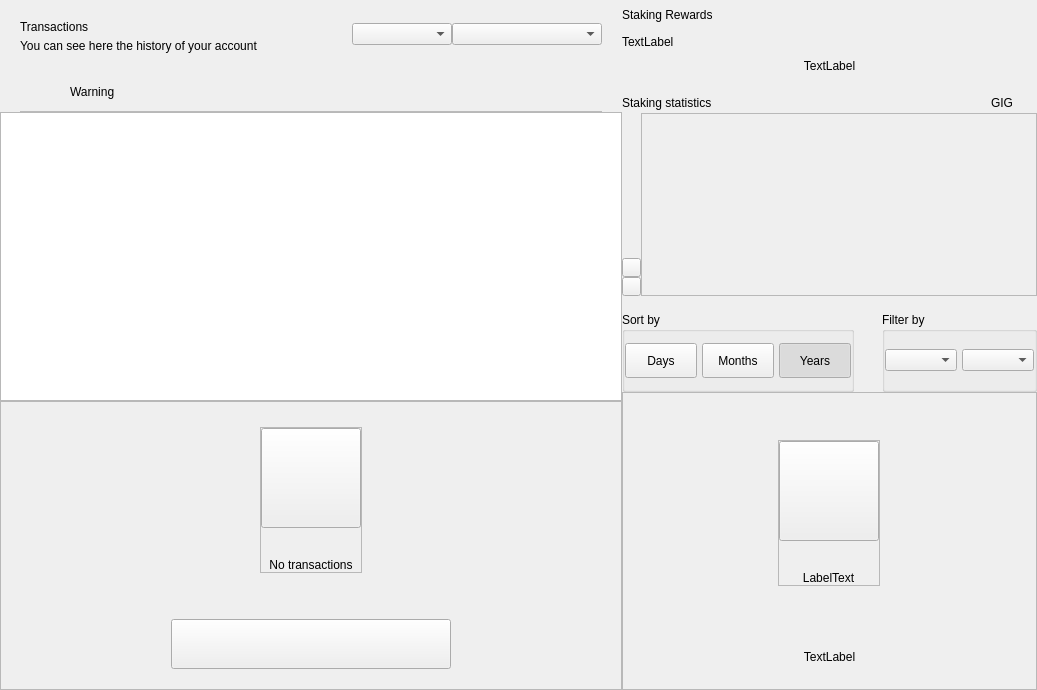
<?xml version="1.0" encoding="UTF-8"?>
<ui version="4.0">
 <class>DashboardWidget</class>
 <widget class="QWidget" name="DashboardWidget">
  <property name="geometry">
   <rect>
    <x>0</x>
    <y>0</y>
    <width>1037</width>
    <height>690</height>
   </rect>
  </property>
  <property name="windowTitle">
   <string>Form</string>
  </property>
  <layout class="QHBoxLayout" name="horizontalLayout_2" stretch="3,2">
   <property name="spacing">
    <number>0</number>
   </property>
   <property name="leftMargin">
    <number>0</number>
   </property>
   <property name="topMargin">
    <number>0</number>
   </property>
   <property name="rightMargin">
    <number>0</number>
   </property>
   <property name="bottomMargin">
    <number>0</number>
   </property>
   <item>
    <widget class="QWidget" name="left" native="true">
     <layout class="QVBoxLayout" name="left_2">
      <property name="spacing">
       <number>0</number>
      </property>
      <property name="leftMargin">
       <number>0</number>
      </property>
      <property name="topMargin">
       <number>0</number>
      </property>
      <property name="rightMargin">
       <number>0</number>
      </property>
      <property name="bottomMargin">
       <number>0</number>
      </property>
      <item>
       <layout class="QVBoxLayout" name="verticalLayout22">
        <property name="spacing">
         <number>0</number>
        </property>
        <property name="leftMargin">
         <number>20</number>
        </property>
        <property name="topMargin">
         <number>15</number>
        </property>
        <property name="rightMargin">
         <number>20</number>
        </property>
        <item>
         <widget class="QFrame" name="left_top_container">
          <layout class="QHBoxLayout" name="horizontalLayout">
           <property name="spacing">
            <number>0</number>
           </property>
           <property name="leftMargin">
            <number>0</number>
           </property>
           <property name="topMargin">
            <number>0</number>
           </property>
           <property name="rightMargin">
            <number>0</number>
           </property>
           <property name="bottomMargin">
            <number>0</number>
           </property>
           <item>
            <layout class="QVBoxLayout" name="verticalLayout_5">
             <property name="spacing">
              <number>5</number>
             </property>
             <property name="topMargin">
              <number>5</number>
             </property>
             <item>
              <widget class="QLabel" name="labelTitle">
               <property name="text">
                <string>Transactions</string>
               </property>
              </widget>
             </item>
             <item>
              <widget class="QLabel" name="labelSubtitle">
               <property name="text">
                <string>You can see here the history of your account</string>
               </property>
               <property name="alignment">
                <set>Qt::AlignLeading|Qt::AlignLeft|Qt::AlignVCenter</set>
               </property>
              </widget>
             </item>
            </layout>
           </item>
           <item>
            <spacer name="horizontalSpacer">
             <property name="orientation">
              <enum>Qt::Horizontal</enum>
             </property>
             <property name="sizeHint" stdset="0">
              <size>
               <width>40</width>
               <height>20</height>
              </size>
             </property>
            </spacer>
           </item>
           <item>
            <widget class="QComboBox" name="comboBoxSortType">
             <property name="minimumSize">
              <size>
               <width>100</width>
               <height>0</height>
              </size>
             </property>
            </widget>
           </item>
           <item>
            <widget class="QComboBox" name="comboBoxSort">
             <property name="minimumSize">
              <size>
               <width>150</width>
               <height>0</height>
              </size>
             </property>
            </widget>
           </item>
          </layout>
         </widget>
        </item>
       </layout>
      </item>
      <item>
       <spacer name="verticalSpacer">
        <property name="orientation">
         <enum>Qt::Vertical</enum>
        </property>
        <property name="sizeType">
         <enum>QSizePolicy::Fixed</enum>
        </property>
        <property name="sizeHint" stdset="0">
         <size>
          <width>20</width>
          <height>20</height>
         </size>
        </property>
       </spacer>
      </item>
      <item>
       <widget class="QWidget" name="layoutWarning" native="true">
        <layout class="QVBoxLayout" name="verticalLayout_3">
         <property name="spacing">
          <number>0</number>
         </property>
         <property name="leftMargin">
          <number>0</number>
         </property>
         <property name="topMargin">
          <number>0</number>
         </property>
         <property name="rightMargin">
          <number>0</number>
         </property>
         <property name="bottomMargin">
          <number>0</number>
         </property>
         <item>
          <widget class="QWidget" name="containerWarning" native="true">
           <layout class="QVBoxLayout" name="verticalLayout_21">
            <property name="spacing">
             <number>9</number>
            </property>
            <property name="leftMargin">
             <number>20</number>
            </property>
            <property name="topMargin">
             <number>9</number>
            </property>
            <property name="rightMargin">
             <number>20</number>
            </property>
            <property name="bottomMargin">
             <number>0</number>
            </property>
            <item>
             <widget class="QFrame" name="frameWarning">
              <property name="styleSheet">
               <string notr="true">border:none;</string>
              </property>
              <property name="frameShape">
               <enum>QFrame::StyledPanel</enum>
              </property>
              <property name="frameShadow">
               <enum>QFrame::Raised</enum>
              </property>
              <layout class="QHBoxLayout" name="horizontalLayout11" stretch="0,0,2">
               <property name="leftMargin">
                <number>0</number>
               </property>
               <property name="topMargin">
                <number>0</number>
               </property>
               <property name="rightMargin">
                <number>0</number>
               </property>
               <property name="bottomMargin">
                <number>0</number>
               </property>
               <item alignment="Qt::AlignVCenter">
                <widget class="QPushButton" name="imgWarning">
                 <property name="styleSheet">
                  <string notr="true">border:none;</string>
                 </property>
                 <property name="text">
                  <string/>
                 </property>
                 <property name="iconSize">
                  <size>
                   <width>24</width>
                   <height>24</height>
                  </size>
                 </property>
                </widget>
               </item>
               <item>
                <spacer name="horizontalSpacer_3">
                 <property name="orientation">
                  <enum>Qt::Horizontal</enum>
                 </property>
                 <property name="sizeType">
                  <enum>QSizePolicy::Fixed</enum>
                 </property>
                 <property name="sizeHint" stdset="0">
                  <size>
                   <width>12</width>
                   <height>20</height>
                  </size>
                 </property>
                </spacer>
               </item>
               <item alignment="Qt::AlignVCenter">
                <widget class="QLabel" name="lblWarning">
                 <property name="styleSheet">
                  <string notr="true"/>
                 </property>
                 <property name="text">
                  <string>Warning</string>
                 </property>
                 <property name="alignment">
                  <set>Qt::AlignBottom|Qt::AlignLeading|Qt::AlignLeft</set>
                 </property>
                </widget>
               </item>
              </layout>
             </widget>
            </item>
            <item>
             <widget class="QLabel" name="lblDivisory">
              <property name="minimumSize">
               <size>
                <width>0</width>
                <height>1</height>
               </size>
              </property>
              <property name="maximumSize">
               <size>
                <width>16777215</width>
                <height>1</height>
               </size>
              </property>
              <property name="styleSheet">
               <string notr="true">background-color:#bababa;</string>
              </property>
              <property name="text">
               <string/>
              </property>
              <property name="alignment">
               <set>Qt::AlignBottom|Qt::AlignLeading|Qt::AlignLeft</set>
              </property>
             </widget>
            </item>
           </layout>
          </widget>
         </item>
        </layout>
       </widget>
      </item>
      <item>
       <widget class="QListView" name="listTransactions">
        <property name="mouseTracking">
         <bool>true</bool>
        </property>
        <property name="selectionBehavior">
         <enum>QAbstractItemView::SelectItems</enum>
        </property>
        <property name="verticalScrollMode">
         <enum>QAbstractItemView::ScrollPerItem</enum>
        </property>
       </widget>
      </item>
      <item>
       <widget class="QFrame" name="emptyContainer">
        <property name="minimumSize">
         <size>
          <width>0</width>
          <height>100</height>
         </size>
        </property>
        <property name="frameShape">
         <enum>QFrame::StyledPanel</enum>
        </property>
        <property name="frameShadow">
         <enum>QFrame::Raised</enum>
        </property>
        <layout class="QVBoxLayout" name="verticalLayout_7" stretch="1,8,0,0">
         <property name="spacing">
          <number>0</number>
         </property>
         <property name="leftMargin">
          <number>0</number>
         </property>
         <property name="topMargin">
          <number>0</number>
         </property>
         <property name="rightMargin">
          <number>0</number>
         </property>
         <property name="bottomMargin">
          <number>20</number>
         </property>
         <item>
          <spacer name="verticalSpacer12">
           <property name="orientation">
            <enum>Qt::Vertical</enum>
           </property>
           <property name="sizeHint" stdset="0">
            <size>
             <width>20</width>
             <height>20</height>
            </size>
           </property>
          </spacer>
         </item>
         <item alignment="Qt::AlignHCenter|Qt::AlignVCenter">
          <widget class="QFrame" name="emptyScreen">
           <property name="sizePolicy">
            <sizepolicy hsizetype="Expanding" vsizetype="Expanding">
             <horstretch>0</horstretch>
             <verstretch>0</verstretch>
            </sizepolicy>
           </property>
           <property name="frameShape">
            <enum>QFrame::StyledPanel</enum>
           </property>
           <property name="frameShadow">
            <enum>QFrame::Raised</enum>
           </property>
           <layout class="QVBoxLayout" name="verticalLayout12">
            <property name="spacing">
             <number>30</number>
            </property>
            <property name="leftMargin">
             <number>0</number>
            </property>
            <property name="topMargin">
             <number>0</number>
            </property>
            <property name="rightMargin">
             <number>0</number>
            </property>
            <property name="bottomMargin">
             <number>0</number>
            </property>
            <item alignment="Qt::AlignHCenter|Qt::AlignVCenter">
             <widget class="QPushButton" name="pushImgEmpty">
              <property name="minimumSize">
               <size>
                <width>100</width>
                <height>100</height>
               </size>
              </property>
              <property name="maximumSize">
               <size>
                <width>100</width>
                <height>100</height>
               </size>
              </property>
              <property name="focusPolicy">
               <enum>Qt::NoFocus</enum>
              </property>
              <property name="text">
               <string/>
              </property>
              <property name="iconSize">
               <size>
                <width>100</width>
                <height>100</height>
               </size>
              </property>
             </widget>
            </item>
            <item alignment="Qt::AlignHCenter|Qt::AlignVCenter">
             <widget class="QLabel" name="labelEmpty">
              <property name="styleSheet">
               <string notr="true"/>
              </property>
              <property name="text">
               <string>No transactions</string>
              </property>
              <property name="alignment">
               <set>Qt::AlignCenter</set>
              </property>
             </widget>
            </item>
           </layout>
          </widget>
         </item>
         <item>
          <spacer name="verticalSpacer_21">
           <property name="orientation">
            <enum>Qt::Vertical</enum>
           </property>
           <property name="sizeHint" stdset="0">
            <size>
             <width>20</width>
             <height>40</height>
            </size>
           </property>
          </spacer>
         </item>
         <item alignment="Qt::AlignHCenter">
          <widget class="QPushButton" name="btnHowTo">
           <property name="minimumSize">
            <size>
             <width>280</width>
             <height>50</height>
            </size>
           </property>
           <property name="focusPolicy">
            <enum>Qt::NoFocus</enum>
           </property>
           <property name="text">
            <string/>
           </property>
          </widget>
         </item>
        </layout>
       </widget>
      </item>
     </layout>
    </widget>
   </item>
   <item>
    <widget class="QWidget" name="right" native="true">
     <property name="minimumSize">
      <size>
       <width>200</width>
       <height>0</height>
      </size>
     </property>
     <layout class="QVBoxLayout" name="verticalLayout_31">
      <property name="spacing">
       <number>0</number>
      </property>
      <property name="leftMargin">
       <number>0</number>
      </property>
      <property name="topMargin">
       <number>0</number>
      </property>
      <property name="rightMargin">
       <number>0</number>
      </property>
      <property name="bottomMargin">
       <number>0</number>
      </property>
      <item>
       <layout class="QVBoxLayout" name="verticalLayout_2" stretch="0,0,0,0,0,0,0">
        <property name="spacing">
         <number>0</number>
        </property>
        <item>
         <layout class="QHBoxLayout" name="horizontalLayout_3">
          <property name="spacing">
           <number>0</number>
          </property>
          <item>
           <layout class="QVBoxLayout" name="verticalLayout_6">
            <property name="spacing">
             <number>5</number>
            </property>
            <item>
             <widget class="QLabel" name="labelTitle2">
              <property name="minimumSize">
               <size>
                <width>0</width>
                <height>30</height>
               </size>
              </property>
              <property name="text">
               <string>Staking Rewards</string>
              </property>
             </widget>
            </item>
            <item>
             <widget class="QLabel" name="labelMessage">
              <property name="text">
               <string>TextLabel</string>
              </property>
             </widget>
            </item>
           </layout>
          </item>
          <item>
           <spacer name="horizontalSpacer_2">
            <property name="orientation">
             <enum>Qt::Horizontal</enum>
            </property>
            <property name="sizeType">
             <enum>QSizePolicy::MinimumExpanding</enum>
            </property>
            <property name="sizeHint" stdset="0">
             <size>
              <width>20</width>
              <height>20</height>
             </size>
            </property>
           </spacer>
          </item>
         </layout>
        </item>
        <item>
         <spacer name="verticalSpacer_4">
          <property name="orientation">
           <enum>Qt::Vertical</enum>
          </property>
          <property name="sizeType">
           <enum>QSizePolicy::Fixed</enum>
          </property>
          <property name="sizeHint" stdset="0">
           <size>
            <width>20</width>
            <height>10</height>
           </size>
          </property>
         </spacer>
        </item>
        <item>
         <layout class="QHBoxLayout" name="horizontalLayout_5" stretch="0">
          <property name="spacing">
           <number>0</number>
          </property>
          <item>
           <widget class="QLabel" name="labelAmountPiv">
            <property name="text">
             <string>TextLabel</string>
            </property>
            <property name="alignment">
             <set>Qt::AlignCenter</set>
            </property>
           </widget>
          </item>
         </layout>
        </item>
        <item>
         <spacer name="verticalSpacer_6">
          <property name="orientation">
           <enum>Qt::Vertical</enum>
          </property>
          <property name="sizeType">
           <enum>QSizePolicy::Fixed</enum>
          </property>
          <property name="sizeHint" stdset="0">
           <size>
            <width>20</width>
            <height>20</height>
           </size>
          </property>
         </spacer>
        </item>
        <item>
         <widget class="QWidget" name="layoutChart" native="true">
          <layout class="QVBoxLayout" name="verticalLayout_8" stretch="3,0">
           <property name="spacing">
            <number>16</number>
           </property>
           <property name="leftMargin">
            <number>0</number>
           </property>
           <property name="topMargin">
            <number>0</number>
           </property>
           <property name="rightMargin">
            <number>0</number>
           </property>
           <property name="bottomMargin">
            <number>0</number>
           </property>
           <item>
            <widget class="QWidget" name="verticalWidgetChart" native="true">
             <property name="minimumSize">
              <size>
               <width>0</width>
               <height>190</height>
              </size>
             </property>
             <property name="maximumSize">
              <size>
               <width>16777215</width>
               <height>16777215</height>
              </size>
             </property>
             <layout class="QVBoxLayout" name="verticalLayout_4" stretch="1,5">
              <property name="spacing">
               <number>0</number>
              </property>
              <property name="leftMargin">
               <number>0</number>
              </property>
              <property name="topMargin">
               <number>0</number>
              </property>
              <property name="rightMargin">
               <number>0</number>
              </property>
              <property name="bottomMargin">
               <number>0</number>
              </property>
              <item>
               <layout class="QHBoxLayout" name="horizontalLayout_4">
                <item>
                 <widget class="QLabel" name="labelChart">
                  <property name="text">
                   <string>Staking statistics</string>
                  </property>
                 </widget>
                </item>
                <item>
                 <spacer name="horizontalSpacer_4">
                  <property name="orientation">
                   <enum>Qt::Horizontal</enum>
                  </property>
                  <property name="sizeHint" stdset="0">
                   <size>
                    <width>40</width>
                    <height>20</height>
                   </size>
                  </property>
                 </spacer>
                </item>
                <item>
                 <widget class="QLabel" name="labelSquarePiv">
                  <property name="minimumSize">
                   <size>
                    <width>14</width>
                    <height>14</height>
                   </size>
                  </property>
                  <property name="maximumSize">
                   <size>
                    <width>14</width>
                    <height>14</height>
                   </size>
                  </property>
                  <property name="text">
                   <string/>
                  </property>
                 </widget>
                </item>
                <item>
                 <widget class="QLabel" name="labelPiv">
                  <property name="text">
                   <string>GIG</string>
                  </property>
                 </widget>
                </item>
                <item>
                 <spacer name="horizontalSpacer_5">
                  <property name="orientation">
                   <enum>Qt::Horizontal</enum>
                  </property>
                  <property name="sizeType">
                   <enum>QSizePolicy::Fixed</enum>
                  </property>
                  <property name="sizeHint" stdset="0">
                   <size>
                    <width>10</width>
                    <height>20</height>
                   </size>
                  </property>
                 </spacer>
                </item>
                <item>
                 <widget class="QLabel" name="labelSquarezPiv">
                  <property name="minimumSize">
                   <size>
                    <width>14</width>
                    <height>14</height>
                   </size>
                  </property>
                  <property name="maximumSize">
                   <size>
                    <width>14</width>
                    <height>14</height>
                   </size>
                  </property>
                  <property name="text">
                   <string/>
                  </property>
                 </widget>
                </item>
               </layout>
              </item>
              <item>
               <widget class="QWidget" name="chartContainer2" native="true">
                <property name="minimumSize">
                 <size>
                  <width>0</width>
                  <height>150</height>
                 </size>
                </property>
                <property name="styleSheet">
                 <string notr="true">#chartContainer{padding:0px; margin:0px;}</string>
                </property>
                <layout class="QHBoxLayout" name="horizontalLayout_11">
                 <property name="spacing">
                  <number>0</number>
                 </property>
                 <property name="leftMargin">
                  <number>0</number>
                 </property>
                 <property name="topMargin">
                  <number>0</number>
                 </property>
                 <property name="rightMargin">
                  <number>0</number>
                 </property>
                 <property name="bottomMargin">
                  <number>0</number>
                 </property>
                 <item>
                  <widget class="QWidget" name="containerChartArrow" native="true">
                   <property name="sizePolicy">
                    <sizepolicy hsizetype="Fixed" vsizetype="Preferred">
                     <horstretch>0</horstretch>
                     <verstretch>0</verstretch>
                    </sizepolicy>
                   </property>
                   <property name="minimumSize">
                    <size>
                     <width>19</width>
                     <height>0</height>
                    </size>
                   </property>
                   <property name="maximumSize">
                    <size>
                     <width>19</width>
                     <height>16777215</height>
                    </size>
                   </property>
                   <property name="styleSheet">
                    <string notr="true">#widget{
	padding:0px;
	margin:0px;
}</string>
                   </property>
                   <layout class="QVBoxLayout" name="verticalLayout_10">
                    <property name="spacing">
                     <number>0</number>
                    </property>
                    <property name="leftMargin">
                     <number>0</number>
                    </property>
                    <property name="rightMargin">
                     <number>0</number>
                    </property>
                    <property name="bottomMargin">
                     <number>0</number>
                    </property>
                    <item>
                     <spacer name="verticalSpacer_3">
                      <property name="orientation">
                       <enum>Qt::Vertical</enum>
                      </property>
                      <property name="sizeHint" stdset="0">
                       <size>
                        <width>20</width>
                        <height>127</height>
                       </size>
                      </property>
                     </spacer>
                    </item>
                    <item alignment="Qt::AlignVCenter">
                     <widget class="QWidget" name="containerArrows" native="true">
                      <layout class="QVBoxLayout" name="horizontalLayout_6" stretch="0,0">
                       <property name="spacing">
                        <number>0</number>
                       </property>
                       <property name="leftMargin">
                        <number>0</number>
                       </property>
                       <property name="topMargin">
                        <number>0</number>
                       </property>
                       <property name="rightMargin">
                        <number>0</number>
                       </property>
                       <property name="bottomMargin">
                        <number>0</number>
                       </property>
                       <item>
                        <widget class="QPushButton" name="pushButtonChartArrow">
                         <property name="minimumSize">
                          <size>
                           <width>19</width>
                           <height>19</height>
                          </size>
                         </property>
                         <property name="maximumSize">
                          <size>
                           <width>19</width>
                           <height>19</height>
                          </size>
                         </property>
                         <property name="focusPolicy">
                          <enum>Qt::NoFocus</enum>
                         </property>
                         <property name="styleSheet">
                          <string notr="true"/>
                         </property>
                         <property name="text">
                          <string/>
                         </property>
                        </widget>
                       </item>
                       <item>
                        <widget class="QPushButton" name="pushButtonChartRight">
                         <property name="minimumSize">
                          <size>
                           <width>19</width>
                           <height>19</height>
                          </size>
                         </property>
                         <property name="maximumSize">
                          <size>
                           <width>19</width>
                           <height>19</height>
                          </size>
                         </property>
                         <property name="focusPolicy">
                          <enum>Qt::NoFocus</enum>
                         </property>
                         <property name="styleSheet">
                          <string notr="true"/>
                         </property>
                         <property name="text">
                          <string/>
                         </property>
                        </widget>
                       </item>
                      </layout>
                     </widget>
                    </item>
                   </layout>
                  </widget>
                 </item>
                 <item>
                  <widget class="QFrame" name="chartContainer">
                   <property name="sizePolicy">
                    <sizepolicy hsizetype="Expanding" vsizetype="Preferred">
                     <horstretch>0</horstretch>
                     <verstretch>0</verstretch>
                    </sizepolicy>
                   </property>
                   <property name="styleSheet">
                    <string notr="true">padding:0px;
margin:0px;</string>
                   </property>
                   <property name="frameShape">
                    <enum>QFrame::StyledPanel</enum>
                   </property>
                   <property name="frameShadow">
                    <enum>QFrame::Raised</enum>
                   </property>
                  </widget>
                 </item>
                </layout>
               </widget>
              </item>
             </layout>
            </widget>
           </item>
           <item alignment="Qt::AlignVCenter">
            <widget class="QWidget" name="containerSort" native="true">
             <layout class="QHBoxLayout" name="horizontalLayout_6" stretch="3,2">
              <property name="spacing">
               <number>28</number>
              </property>
              <property name="leftMargin">
               <number>0</number>
              </property>
              <property name="topMargin">
               <number>0</number>
              </property>
              <property name="rightMargin">
               <number>0</number>
              </property>
              <property name="bottomMargin">
               <number>0</number>
              </property>
              <item>
               <widget class="QGroupBox" name="groupBoxChart">
                <property name="minimumSize">
                 <size>
                  <width>0</width>
                  <height>80</height>
                 </size>
                </property>
                <property name="maximumSize">
                 <size>
                  <width>16777215</width>
                  <height>80</height>
                 </size>
                </property>
                <property name="title">
                 <string>Sort by</string>
                </property>
                <layout class="QHBoxLayout" name="horizontalLayout_7">
                 <property name="spacing">
                  <number>5</number>
                 </property>
                 <property name="leftMargin">
                  <number>0</number>
                 </property>
                 <property name="rightMargin">
                  <number>0</number>
                 </property>
                 <item>
                  <widget class="QPushButton" name="pushButtonMonth">
                   <property name="minimumSize">
                    <size>
                     <width>50</width>
                     <height>35</height>
                    </size>
                   </property>
                   <property name="maximumSize">
                    <size>
                     <width>16777215</width>
                     <height>16777215</height>
                    </size>
                   </property>
                   <property name="focusPolicy">
                    <enum>Qt::NoFocus</enum>
                   </property>
                   <property name="text">
                    <string>Days</string>
                   </property>
                   <property name="checkable">
                    <bool>true</bool>
                   </property>
                   <property name="autoExclusive">
                    <bool>true</bool>
                   </property>
                  </widget>
                 </item>
                 <item>
                  <widget class="QPushButton" name="pushButtonYear">
                   <property name="minimumSize">
                    <size>
                     <width>50</width>
                     <height>35</height>
                    </size>
                   </property>
                   <property name="maximumSize">
                    <size>
                     <width>16777215</width>
                     <height>16777215</height>
                    </size>
                   </property>
                   <property name="focusPolicy">
                    <enum>Qt::NoFocus</enum>
                   </property>
                   <property name="text">
                    <string>Months</string>
                   </property>
                   <property name="checkable">
                    <bool>true</bool>
                   </property>
                   <property name="autoExclusive">
                    <bool>true</bool>
                   </property>
                  </widget>
                 </item>
                 <item>
                  <widget class="QPushButton" name="pushButtonAll">
                   <property name="sizePolicy">
                    <sizepolicy hsizetype="Preferred" vsizetype="Fixed">
                     <horstretch>0</horstretch>
                     <verstretch>0</verstretch>
                    </sizepolicy>
                   </property>
                   <property name="minimumSize">
                    <size>
                     <width>50</width>
                     <height>35</height>
                    </size>
                   </property>
                   <property name="maximumSize">
                    <size>
                     <width>16777215</width>
                     <height>16777215</height>
                    </size>
                   </property>
                   <property name="focusPolicy">
                    <enum>Qt::NoFocus</enum>
                   </property>
                   <property name="text">
                    <string>Years</string>
                   </property>
                   <property name="checkable">
                    <bool>true</bool>
                   </property>
                   <property name="checked">
                    <bool>true</bool>
                   </property>
                   <property name="autoExclusive">
                    <bool>true</bool>
                   </property>
                  </widget>
                 </item>
                </layout>
               </widget>
              </item>
              <item>
               <widget class="QGroupBox" name="container_chart_dropboxes">
                <property name="minimumSize">
                 <size>
                  <width>55</width>
                  <height>80</height>
                 </size>
                </property>
                <property name="maximumSize">
                 <size>
                  <width>16777215</width>
                  <height>80</height>
                 </size>
                </property>
                <property name="title">
                 <string>Filter by</string>
                </property>
                <layout class="QHBoxLayout" name="horizontalLayout_8" stretch="1,1">
                 <property name="spacing">
                  <number>5</number>
                 </property>
                 <property name="leftMargin">
                  <number>0</number>
                 </property>
                 <property name="topMargin">
                  <number>0</number>
                 </property>
                 <property name="rightMargin">
                  <number>0</number>
                 </property>
                 <property name="bottomMargin">
                  <number>0</number>
                 </property>
                 <item>
                  <widget class="QWidget" name="containerBoxMonths" native="true">
                   <property name="minimumSize">
                    <size>
                     <width>55</width>
                     <height>0</height>
                    </size>
                   </property>
                   <layout class="QHBoxLayout" name="horizontalLayout_9">
                    <property name="spacing">
                     <number>0</number>
                    </property>
                    <property name="leftMargin">
                     <number>0</number>
                    </property>
                    <property name="topMargin">
                     <number>0</number>
                    </property>
                    <property name="rightMargin">
                     <number>0</number>
                    </property>
                    <property name="bottomMargin">
                     <number>0</number>
                    </property>
                    <item>
                     <widget class="QComboBox" name="comboBoxMonths">
                      <property name="minimumSize">
                       <size>
                        <width>55</width>
                        <height>0</height>
                       </size>
                      </property>
                     </widget>
                    </item>
                   </layout>
                  </widget>
                 </item>
                 <item>
                  <widget class="QWidget" name="containerBoxYears" native="true">
                   <property name="sizePolicy">
                    <sizepolicy hsizetype="Preferred" vsizetype="Preferred">
                     <horstretch>0</horstretch>
                     <verstretch>0</verstretch>
                    </sizepolicy>
                   </property>
                   <property name="minimumSize">
                    <size>
                     <width>50</width>
                     <height>0</height>
                    </size>
                   </property>
                   <layout class="QHBoxLayout" name="horizontalLayout_10">
                    <property name="spacing">
                     <number>0</number>
                    </property>
                    <property name="leftMargin">
                     <number>0</number>
                    </property>
                    <property name="topMargin">
                     <number>0</number>
                    </property>
                    <property name="rightMargin">
                     <number>0</number>
                    </property>
                    <property name="bottomMargin">
                     <number>0</number>
                    </property>
                    <item>
                     <widget class="QComboBox" name="comboBoxYears">
                      <property name="minimumSize">
                       <size>
                        <width>40</width>
                        <height>0</height>
                       </size>
                      </property>
                     </widget>
                    </item>
                   </layout>
                  </widget>
                 </item>
                </layout>
               </widget>
              </item>
             </layout>
            </widget>
           </item>
          </layout>
         </widget>
        </item>
        <item>
         <widget class="QFrame" name="emptyContainerChart">
          <property name="minimumSize">
           <size>
            <width>0</width>
            <height>100</height>
           </size>
          </property>
          <property name="frameShape">
           <enum>QFrame::StyledPanel</enum>
          </property>
          <property name="frameShadow">
           <enum>QFrame::Raised</enum>
          </property>
          <layout class="QVBoxLayout" name="verticalLayout_71" stretch="1,8,0,0">
           <property name="spacing">
            <number>0</number>
           </property>
           <property name="leftMargin">
            <number>0</number>
           </property>
           <property name="topMargin">
            <number>0</number>
           </property>
           <property name="rightMargin">
            <number>0</number>
           </property>
           <property name="bottomMargin">
            <number>25</number>
           </property>
           <item>
            <spacer name="verticalSpacer11">
             <property name="orientation">
              <enum>Qt::Vertical</enum>
             </property>
             <property name="sizeHint" stdset="0">
              <size>
               <width>20</width>
               <height>20</height>
              </size>
             </property>
            </spacer>
           </item>
           <item alignment="Qt::AlignHCenter|Qt::AlignVCenter">
            <widget class="QFrame" name="emptyScreen1">
             <property name="sizePolicy">
              <sizepolicy hsizetype="Expanding" vsizetype="Expanding">
               <horstretch>0</horstretch>
               <verstretch>0</verstretch>
              </sizepolicy>
             </property>
             <property name="frameShape">
              <enum>QFrame::StyledPanel</enum>
             </property>
             <property name="frameShadow">
              <enum>QFrame::Raised</enum>
             </property>
             <layout class="QVBoxLayout" name="verticalLayout">
              <property name="spacing">
               <number>30</number>
              </property>
              <property name="leftMargin">
               <number>0</number>
              </property>
              <property name="topMargin">
               <number>0</number>
              </property>
              <property name="rightMargin">
               <number>0</number>
              </property>
              <property name="bottomMargin">
               <number>0</number>
              </property>
              <item alignment="Qt::AlignHCenter|Qt::AlignVCenter">
               <widget class="QPushButton" name="pushImgEmptyChart">
                <property name="minimumSize">
                 <size>
                  <width>100</width>
                  <height>100</height>
                 </size>
                </property>
                <property name="maximumSize">
                 <size>
                  <width>100</width>
                  <height>100</height>
                 </size>
                </property>
                <property name="focusPolicy">
                 <enum>Qt::NoFocus</enum>
                </property>
                <property name="text">
                 <string/>
                </property>
                <property name="iconSize">
                 <size>
                  <width>100</width>
                  <height>100</height>
                 </size>
                </property>
               </widget>
              </item>
              <item alignment="Qt::AlignHCenter|Qt::AlignVCenter">
               <widget class="QLabel" name="labelEmptyChart">
                <property name="styleSheet">
                 <string notr="true"/>
                </property>
                <property name="text">
                 <string>LabelText</string>
                </property>
                <property name="alignment">
                 <set>Qt::AlignCenter</set>
                </property>
               </widget>
              </item>
             </layout>
            </widget>
           </item>
           <item>
            <spacer name="verticalSpacer_2">
             <property name="orientation">
              <enum>Qt::Vertical</enum>
             </property>
             <property name="sizeHint" stdset="0">
              <size>
               <width>20</width>
               <height>40</height>
              </size>
             </property>
            </spacer>
           </item>
           <item>
            <widget class="QLabel" name="labelMessageEmpty">
             <property name="styleSheet">
              <string notr="true">#labelMessageEmpty {
	padding-left:30px;
	padding-right:30px;
}</string>
             </property>
             <property name="text">
              <string>TextLabel</string>
             </property>
             <property name="alignment">
              <set>Qt::AlignCenter</set>
             </property>
             <property name="wordWrap">
              <bool>true</bool>
             </property>
            </widget>
           </item>
          </layout>
         </widget>
        </item>
        <item>
         <widget class="QWidget" name="layoutShadow" native="true">
          <layout class="QVBoxLayout" name="verticalLayout_9">
           <property name="spacing">
            <number>0</number>
           </property>
           <property name="leftMargin">
            <number>0</number>
           </property>
           <property name="topMargin">
            <number>0</number>
           </property>
           <property name="rightMargin">
            <number>0</number>
           </property>
           <property name="bottomMargin">
            <number>0</number>
           </property>
          </layout>
         </widget>
        </item>
       </layout>
      </item>
     </layout>
    </widget>
   </item>
  </layout>
 </widget>
 <resources/>
 <connections/>
</ui>
